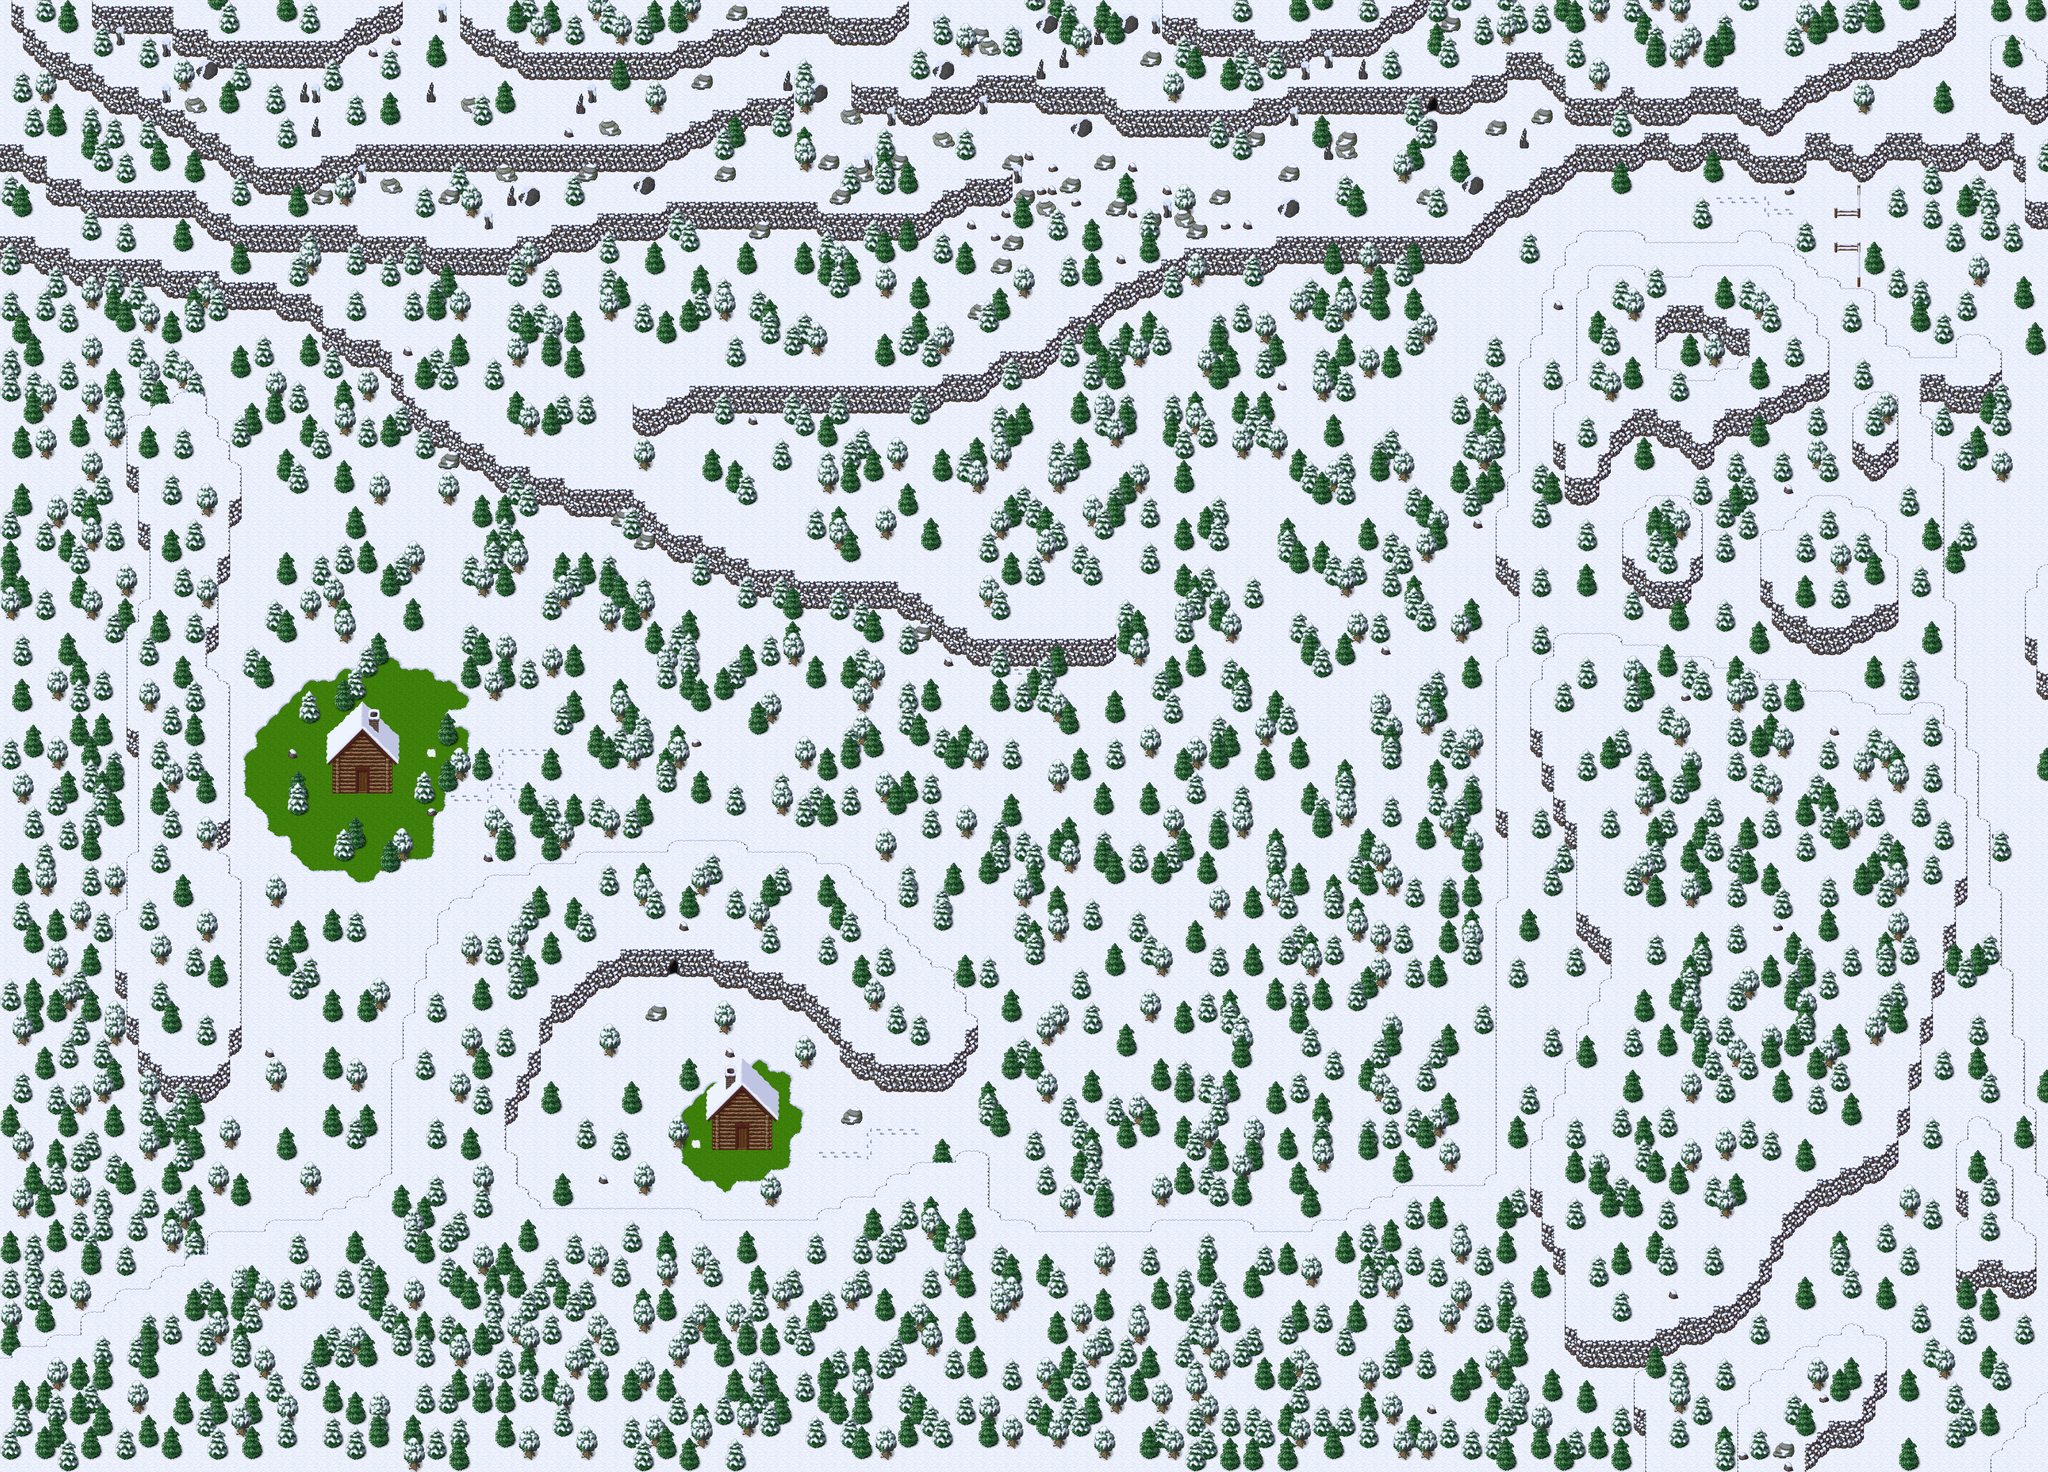

A level layout from a 2D game, rendered from its tile map. Below: a short description, then the map file with tile-grid data replaced by summaries:
An orthogonal 178x128 tile map with 32x32 px tiles, 5 tile layers (Ground1, Ground2, Fringe, Over1, ...), 1 hidden layer not drawn, 6 tilesets and 12 objects (6x warp, 6x spawn).

<map version="1.10" tiledversion="1.10.1" orientation="orthogonal" renderorder="right-down" width="178" height="128" tilewidth="32" tileheight="32" infinite="0" nextlayerid="8" nextobjectid="13">
 <properties>
  <property name="music" value="Barbarians.ogg" />
  <property name="name" value="Snow Forest" />
  <property name="overlay0image" value="graphics/images/ambient/snow.png" />
  <property name="overlay0parallax" value="2.4" />
  <property name="overlay0scrollX" value="3" />
  <property name="overlay0scrollY" value="2.2" />
  <property name="overlay1image" value="graphics/images/ambient/snow.png" />
  <property name="overlay1parallax" value="1.3" />
  <property name="overlay1scrollX" value="3.2" />
  <property name="overlay1scrollY" value="3.1" />
  <property name="overlay2image" value="graphics/images/ambient/snow.png" />
  <property name="overlay2parallax" value="0.6" />
  <property name="overlay2scrollX" value="2.1" />
  <property name="overlay2scrollY" value="2.3" />
 </properties>
 <tileset firstgid="1" source="../tilesets/collision.tsx" />
 <tileset firstgid="3" source="../tilesets/snow.tsx" />
 <tileset firstgid="259" source="../tilesets/snow_x2.tsx" />
 <tileset firstgid="275" source="../tilesets/snow_tree_x3.tsx" />
 <tileset firstgid="279" source="../tilesets/snow_village.tsx" />
 <tileset firstgid="535" source="../tilesets/snow_village_x4.tsx" />
 <layer id="1" name="Ground1" width="178" height="128">
  <data>[22784 cells, 22784 non-empty, 11 distinct tile ids]</data>
 </layer>
 <layer id="2" name="Ground2" width="178" height="128">
  <data>[22784 cells, 3359 non-empty, 58 distinct tile ids]</data>
 </layer>
 <layer id="3" name="Fringe" width="178" height="128">
  <data>[22784 cells, 2025 non-empty, 16 distinct tile ids]</data>
 </layer>
 <layer id="4" name="Over1" width="178" height="128">
  <data>[22784 cells, 136 non-empty, 24 distinct tile ids]</data>
 </layer>
 <layer id="5" name="Over2" width="178" height="128">
  <data>[22784 cells, 319 non-empty, 11 distinct tile ids]</data>
 </layer>
 <layer id="6" name="Collision" width="178" height="128" visible="0">
  <data>[22784 cells, 15851 non-empty, 1 distinct tile ids]</data>
 </layer>
 <objectgroup id="7" name="Objects">
  <object id="1" name="To Snow Field" type="warp" x="5120" y="608" width="32" height="64">
   <properties>
    <property name="dest_map" value="033-1" />
    <property name="dest_x" value="23" />
    <property name="dest_y" value="19" />
   </properties>
  </object>
  <object id="2" name="To Deep Snow Forest" type="warp" x="512" y="3264" width="32" height="96">
   <properties>
    <property name="dest_map" value="045-1" />
    <property name="dest_x" value="176" />
    <property name="dest_y" value="133" />
   </properties>
  </object>
  <object id="3" name="To Deep Snow Forest" type="warp" x="480" y="960" width="32" height="64">
   <properties>
    <property name="dest_map" value="045-1" />
    <property name="dest_x" value="174" />
    <property name="dest_y" value="59" />
   </properties>
  </object>
  <object id="4" name="Reinboo" type="spawn" x="0" y="0">
   <properties>
    <property name="death" value="30000" />
    <property name="spawn" value="100000" />
    <property name="max_beings" value="4" />
    <property name="monster_id" value="92" />
   </properties>
  </object>
  <object id="5" name="Fluffy" type="spawn" x="0" y="0">
   <properties>
    <property name="death" value="30000" />
    <property name="spawn" value="100000" />
    <property name="max_beings" value="25" />
    <property name="monster_id" value="18" />
   </properties>
  </object>
  <object id="6" name="WhiteBell" type="spawn" x="0" y="0">
   <properties>
    <property name="death" value="30000" />
    <property name="spawn" value="100000" />
    <property name="max_beings" value="5" />
    <property name="monster_id" value="93" />
   </properties>
  </object>
  <object id="7" name="Squirrel" type="spawn" x="0" y="0">
   <properties>
    <property name="death" value="30000" />
    <property name="spawn" value="100000" />
    <property name="max_beings" value="25" />
    <property name="monster_id" value="36" />
   </properties>
  </object>
  <object id="8" name="To Highlands" type="warp" x="3008" y="576" width="64" height="32">
   <properties>
    <property name="dest_map" value="046-1" />
    <property name="dest_x" value="94" />
    <property name="dest_y" value="123" />
   </properties>
  </object>
  <object id="9" name="To Trapper" type="warp" x="992" y="2176" width="32" height="32">
   <properties>
    <property name="dest_map" value="034-2" />
    <property name="dest_x" value="28" />
    <property name="dest_y" value="31" />
   </properties>
  </object>
  <object id="10" name="To Cabin" type="warp" x="2048" y="3168" width="32" height="32">
   <properties>
    <property name="dest_map" value="034-2" />
    <property name="dest_x" value="73" />
    <property name="dest_y" value="29" />
   </properties>
  </object>
  <object id="11" name="Santaboo" type="spawn" x="0" y="0">
   <properties>
    <property name="death" value="30000" />
    <property name="spawn" value="100000" />
    <property name="max_beings" value="4" />
    <property name="monster_id" value="1112" />
   </properties>
  </object>
  <object id="12" name="IceGoblin" type="spawn" x="32" y="32">
   <properties>
    <property name="death" value="30000" />
    <property name="spawn" value="100000" />
    <property name="max_beings" value="25" />
    <property name="monster_id" value="56" />
   </properties>
  </object>
 </objectgroup>
</map>
